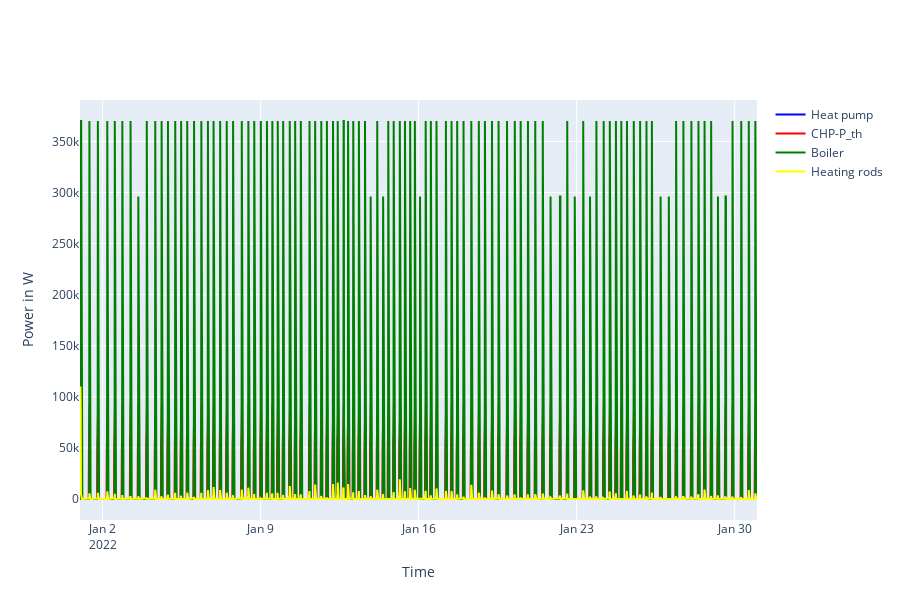

This figure's notebook cell:
### Code cell
fig = go.Figure()

# First plot (Controller Simulation)
fig.add_trace(go.Scatter(
    y=df['hp_supply'],
    x = df.index,
    mode='lines',
    name='Heat pump',
    line=dict(color='blue')
))

# Second plot (Boiler Simulation)
fig.add_trace(go.Scatter(
    y=df['chp_supply'],
    x = df.index,
    mode='lines',
    name='CHP-P_th',
    line=dict(color='red'),
    # yaxis='y2'  # Associate it with a second subplot
))

fig.add_trace(go.Scatter(
    y=df['Boilersim-0.BOILER_0-P_th'],
    x = df.index,
    mode='lines',
    name='Boiler',
    line=dict(color='green'),
    # yaxis='y2'  # Associate it with a second subplot
))

fig.add_trace(go.Scatter(
    y=df['P_hr'],
    x = df.index,
    mode='lines',
    name='Heating rods',
    line=dict(color='yellow'),
    # yaxis='y2'  # Associate it with a second subplot
))
# Update layout to create subplots
fig.update_layout(
    height=600,  # Total height of the figure
    showlegend=True,
    xaxis=dict(title='Time'),
    yaxis=dict(title='Power in W'),
    # yaxis2=dict(
    #     title='Boiler Simulation',
    #     overlaying='y',  # Overlay y-axis for second subplot
    #     side='right',
    #     anchor='free',
    #     position=1
    # )
)

fig.show()

### Figure 1 — Plotly figure (JSON) as saved in the notebook; plotly's stock layout.template omitted (floating-point values rounded to 4 significant figures; data arrays with more than 128 entries replaced by an {"elided": "..."} marker saying what was removed)
{"data": [{"line": {"color": "blue"}, "mode": "lines", "name": "Heat pump", "type": "scatter", "x": {"elided": "2880 str values"}, "y": {"elided": "2880 int values"}}, {"line": {"color": "red"}, "mode": "lines", "name": "CHP-P_th", "type": "scatter", "x": {"elided": "2880 str values"}, "y": {"elided": "2880 float values"}}, {"line": {"color": "green"}, "mode": "lines", "name": "Boiler", "type": "scatter", "x": {"elided": "2880 str values"}, "y": {"elided": "2880 int values"}}, {"line": {"color": "yellow"}, "mode": "lines", "name": "Heating rods", "type": "scatter", "x": {"elided": "2880 str values"}, "y": {"elided": "2880 float values"}}], "layout": {"height": 600, "showlegend": true, "xaxis": {"title": {"text": "Time"}}, "yaxis": {"title": {"text": "Power in W"}}}}
